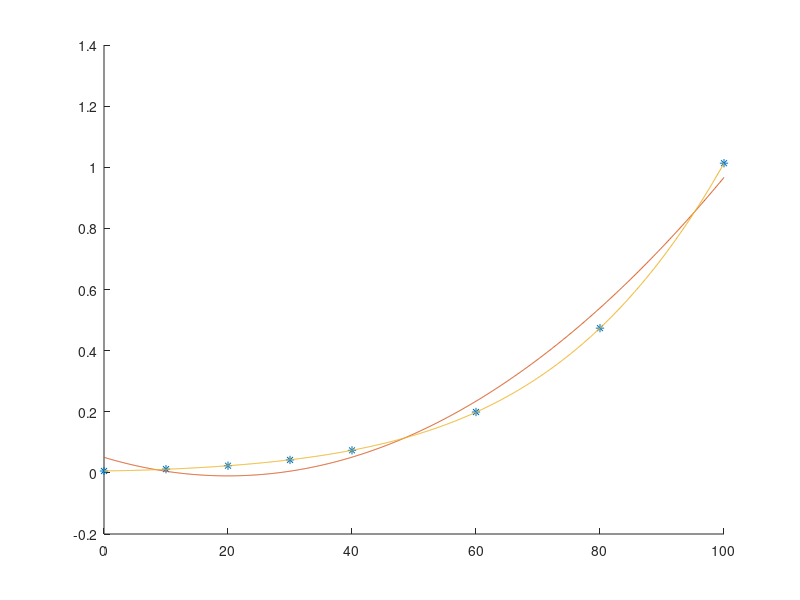

This chart was generated by the following MATLAB code: (Note: this script raises an error after producing the figure.)
x =[0,10,20,30,40,60,80,100];
y =[0.0061, 0.0123, 0.0234, 0.0424, 0.0738, 0.1992, 0.4736, 1.0133];
x1 = 0:0.1:100;

p1 = polyfit(x,y,2)
p2 = polyfit(x,y,4)

hold on
plot(x,y,'*')
plot(x1,polyval(p1,x1))
plot(x1,polyval(p2,x1))

 y1=zeros(1,length(x1));
 for i=1:length(x1)
   y1(i) =  lgrn(x,y,x1(i));
 end
 plot(x1,y1);
legend ('int point','2nd grade pol', '4th grade pol','polinom lagrange')